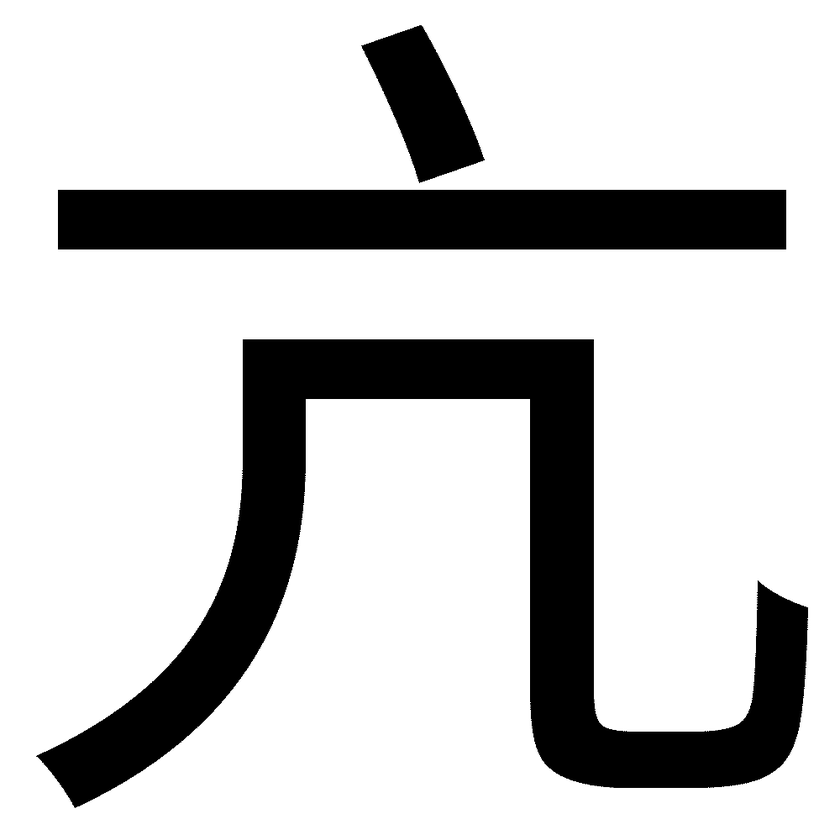
#> input picture reportImages/4ea2.png, 840 x 840 px, shrunk from 1000 x 1000 before the run
$ python split_images.py ../reportImages out
#> lines starting #> are read from the running program, lines starting #| are printed output that depends on the picture
import os
import sys
from PIL import Image

letter = {0:'a', 1:'b', 2:'c'}

def main(in_dir, out_dir):
#> called with in_dir = '../reportImages', out_dir = 'out'
    if not os.path.exists(out_dir):
        os.makedirs(out_dir)

    images_names = os.listdir(in_dir)
    for image_name in images_names:
        image = Image.open(os.path.join(in_dir,image_name))
#> image is the input picture: PIL image 840x840 L; min 0, max 255, mean 202.3
        for i in range(16):
            for j in range(3):
                newName = image_name[:-4] + "_" + str(i+1) + "_" + letter.get(j) + ".png"
                img_part = image.crop((256*j,256*i,256*(j+1),256*(i+1)))
                img_part.load()
                img_part.save(os.path.join(out_dir, newName))
#> this loop made 16 passes
#> pass 1, in main, `img_part.save(os.path.join(out_dir, newName))`:
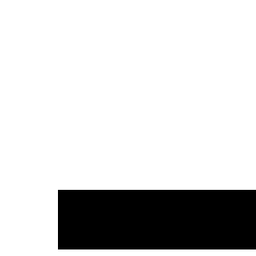
#> saved as 4ea2_1_a.png: PIL image 256x256 L; min 0, max 255, mean 209.1
#> pass 1, in main, `img_part.save(os.path.join(out_dir, newName))`:
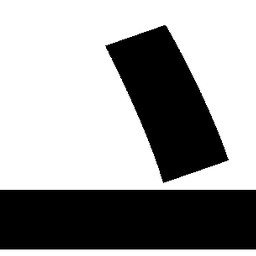
#> saved as 4ea2_1_b.png: PIL image 256x256 L; min 0, max 255, mean 156.9
#> pass 1, in main, `img_part.save(os.path.join(out_dir, newName))`:
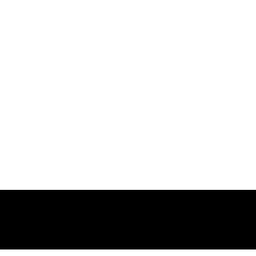
#> saved as 4ea2_1_c.png: PIL image 256x256 L; min 0, max 255, mean 195.6
#> pass 2, in main, `img_part.save(os.path.join(out_dir, newName))`:
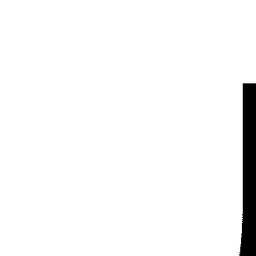
#> saved as 4ea2_2_a.png: PIL image 256x256 L; min 0, max 255, mean 245.9
#> after the loop: img_part: PIL image 256x256 L; every value is 0
#> pass 2 of the loop in main, `for image_name in images_names:`:
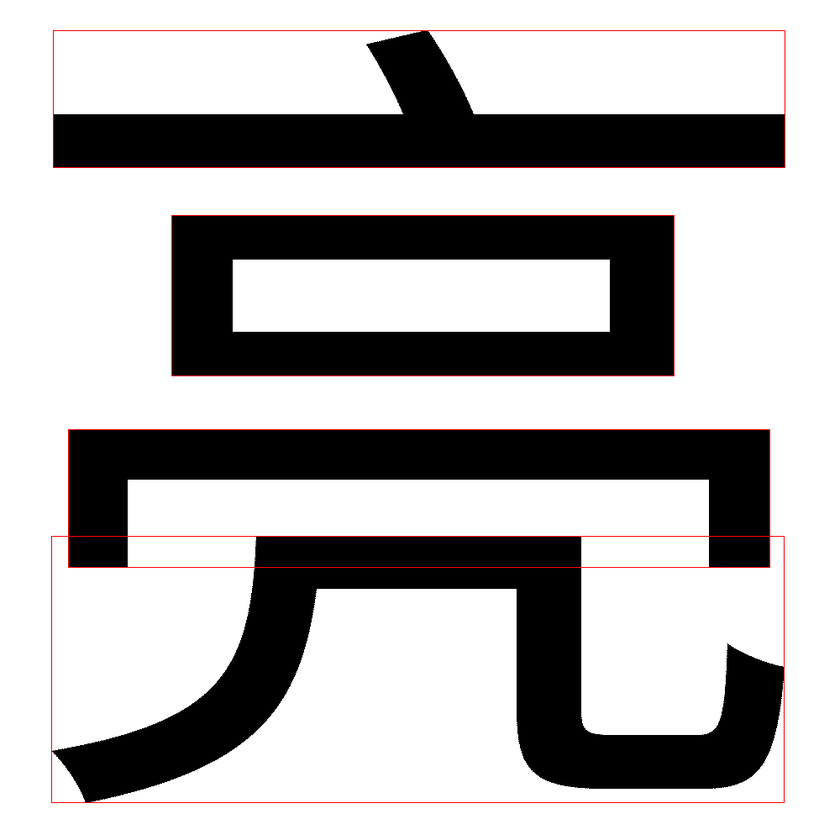
#> input picture reportImages/4eae_patches.png, 840 x 840 px, shrunk from 1000 x 1000 before the run
#> in main, image is the input picture: PIL image 840x840 RGB; mean R, G, B 181.3, 179.1, 179.1
#> the loop in main, `for i in range(16):` made 16 passes
#> pass 1, in main, `img_part.save(os.path.join(out_dir, newName))`:
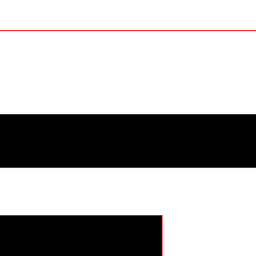
#> saved as 4eae_patches_1_c.png: PIL image 256x256 RGB; mean R, G, B 177, 174.6, 174.6
#> pass 2, in main, `img_part.save(os.path.join(out_dir, newName))`:
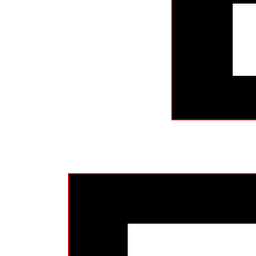
#> saved as 4eae_patches_2_a.png: PIL image 256x256 RGB; mean R, G, B 179.1, 177.5, 177.5

if __name__ == '__main__':
    in_dir = sys.argv[1]
    out_dir = sys.argv[2]
    main(in_dir, out_dir)
